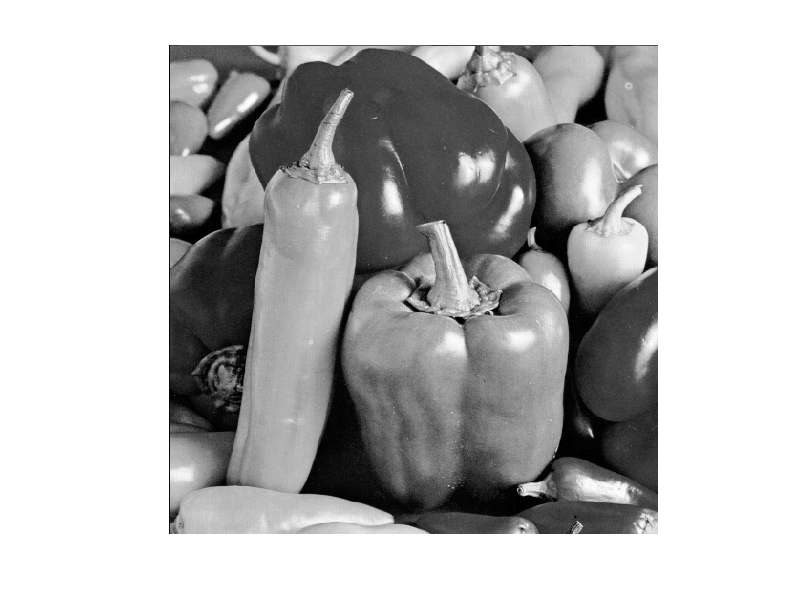
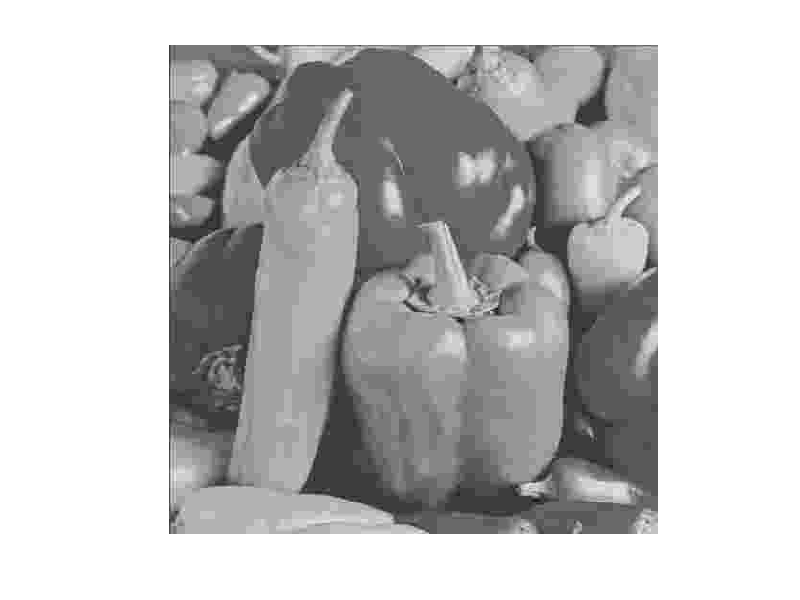

Write MATLAB code to recreate these figures, in order.
clear all;
close all;
clc;


load camera256.mat;
load boat512.mat;
load goldhill512.mat;
load peppers512.mat;

%used to specify one of the test images
inputpic = peppers512;

%Generate a variable that stores the quantization matrix Q50
q50matrix = [16 11 10 16 24  40  51  61;
             12 12 14 19 26  58  60  55;
             14 13 16 24 40  57  69  56;
             14 17 22 29 51  87  80  62;
             18 22 37 56 68  109 103 77;
             24 35 55 64 81  104 113 92;
             49 64 78 87 103 121 120 101;
             72 92 95 98 112 100 103 99];

%4. Generate a variable that stores the quality level of the compressed version of the image
%(should be 10, 40 or 90).
prompt = 'Value of scaling factor is: (10, 40, 90) ';
x = input(prompt);
qualityLevel = x;

%compute the scaling factor
%(for quality factor greater than 50)=> t = (100-qualityLevel)/50;
%(for quality factor <50) => t = 50/quality level 
scalingFactor_t=0.0;
if (qualityLevel >50)
    scalingFactor_t = (100-qualityLevel)/50;
else
    scalingFactor_t = 50/qualityLevel;
end

scaledQMatrix = scalingFactor_t * q50matrix;

%splitMatrix for 512x512 images. Altered for 256x256
splitMatrix = mat2cell(inputpic - 128, [8,8,8,8,8,8,8,8,8,8,8,8,8,8,8,8,8,8,8,8,8,8,8,8,8,8,8,8,8,8,8,8,8,8,8,8,8,8,8,8,8,8,8,8,8,8,8,8,8,8,8,8,8,8,8,8,8,8,8,8,8,8,8,8], [8,8,8,8,8,8,8,8,8,8,8,8,8,8,8,8,8,8,8,8,8,8,8,8,8,8,8,8,8,8,8,8,8,8,8,8,8,8,8,8,8,8,8,8,8,8,8,8,8,8,8,8,8,8,8,8,8,8,8,8,8,8,8,8]);

Bt_in = splitMatrix;
C_cell = splitMatrix;
S_cell = splitMatrix;
Ct_cell = splitMatrix;
Bt_cell = splitMatrix;


for i = 1:64
    for j = 1:64
        C_cell{i,j} = dct2(Bt_in{i,j}); % DCT2 operation on each 8x8 block
        
        S_cell{i,j} = round(C_cell{i,j} ./ scaledQMatrix);
        
        Ct_cell{i,j} = S_cell{i,j} .* scaledQMatrix;
        
        Bt_cell{i,j} = idct2(Ct_cell{i,j});
    end 
end

Bt_out = cell2mat(Bt_cell) + 128;   % conversion back to matrix

sigma2 = mean(mean(((Bt_out - inputpic).^2)))

PSNR = 10*log10(abs(65025/sigma2))

zoutput = (1 - (nnz(cell2mat(S_cell(1,1)))/64))*100


figure(1);
imshow(inputpic,[]);
figure(2);
imshow(Bt_out,[]);
